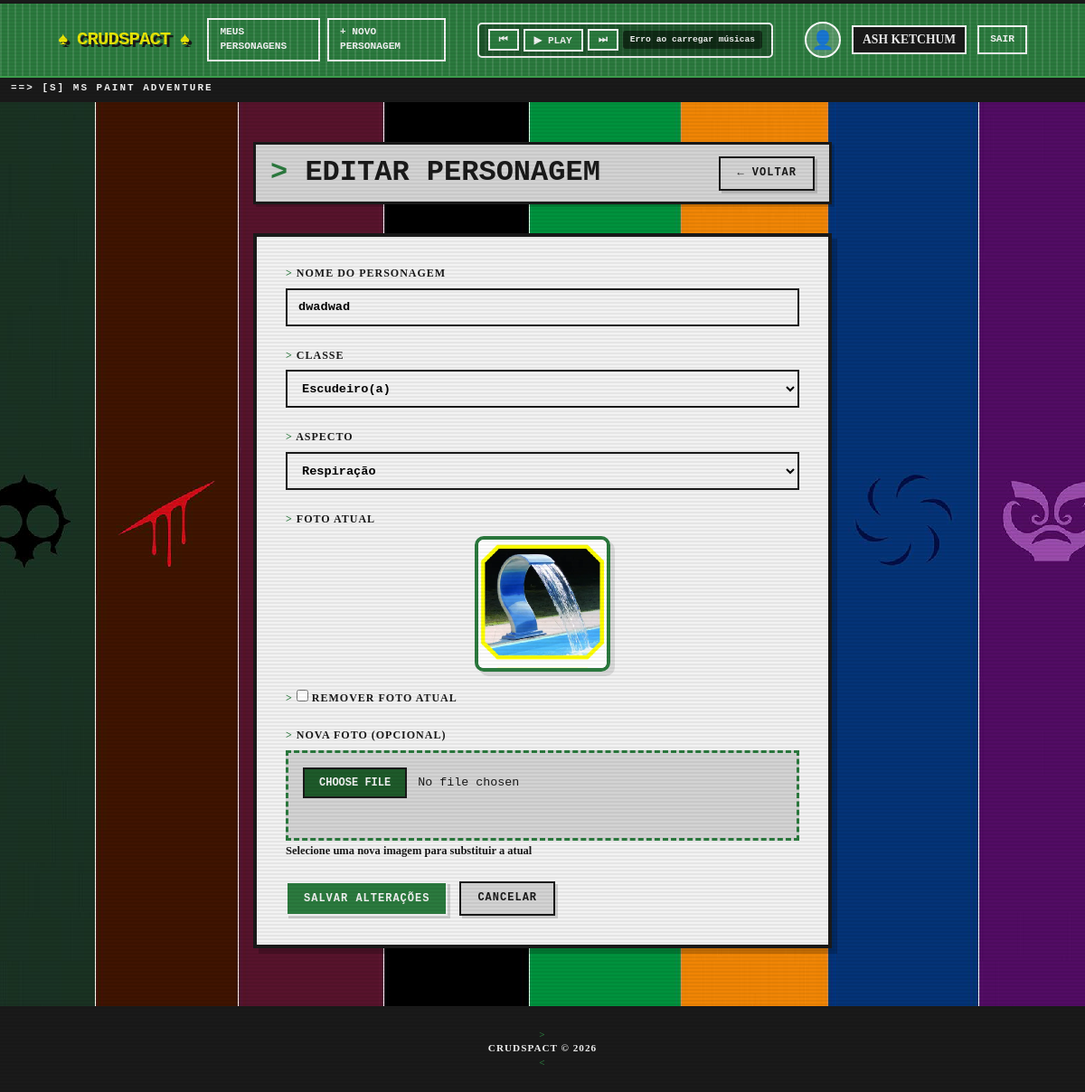
The page /pages/personagem_edit.php?id=33 (signed in) on the database its author committed.
### tables this page shows
CREATE TABLE `personagem` (
  `id` int(11) NOT NULL,
  `nome` varchar(100) NOT NULL,
  `classe` varchar(50) NOT NULL,
  `aspecto` varchar(50) NOT NULL,
  `usuario_id` int(11) NOT NULL,
  `imagem` varchar(500) DEFAULT NULL
);

### config/database.php (called while the page is built, shortened)
<?php
function getConexao(): PDO {
    $dsn = "mysql:host=" . DB_HOST . ";dbname=" . DB_NAME . ";charset=" . DB_CHARSET;
    $opcoes = [
        PDO::ATTR_ERRMODE            => PDO::ERRMODE_EXCEPTION,
        PDO::ATTR_DEFAULT_FETCH_MODE => PDO::FETCH_ASSOC,
        PDO::ATTR_EMULATE_PREPARES   => false,
    ];
    return new PDO($dsn, DB_USER, DB_PASS, $opcoes);
}

### repository/PersonagemRepository.php (called while the page is built, shortened)
<?php
require_once __DIR__ . '/../config/database.php';
require_once __DIR__ . '/../entity/Personagem.php';
class PersonagemRepository {
    private PDO $pdo;
    public function __construct() {
        $this->pdo = getConexao();
    }
    public function buscarPorId(int $id): ?Personagem {
        $stmt = $this->pdo->prepare('SELECT * FROM personagem WHERE id = :id LIMIT 1');
        $stmt->execute([':id' => $id]);
        $dados = $stmt->fetch();
        if ($dados) {
            return new Personagem($dados);
        }
        return null;
    }
}

### entity/Personagem.php (called while the page is built, shortened)
<?php
class Personagem {
    private int    $id;
    private string $nome;
    private string $classe;
    private string $aspecto;
    private ?string $caminhoImagem;
    public function __construct(array $dados) {
        $this->id           = (int) ($dados['id']           ?? 0);
        $this->nome         = $dados['nome']         ?? '';
        $this->classe       = $dados['classe']       ?? '';
        $this->aspecto      = $dados['aspecto']      ?? '';
        $this->caminhoImagem = $dados['caminho_imagem'] ?? $dados['imagem'] ?? null;
    }
    public function getId(): int { return $this->id; }
    public function getNome(): string { return $this->nome; }
    public function getClasse(): string { return $this->classe; }
    public function getAspecto(): string { return $this->aspecto; }
    public function getCaminhoImagem(): ?string { return $this->caminhoImagem; }
}

### pages/personagem_edit.php (the view, shortened to what this page needs)
<?php
require_once __DIR__ . '/../repository/PersonagemRepository.php';
$repo = new PersonagemRepository();
$id = 0;
if (isset($_GET['id'])) {
    $id = (int) $_GET['id'];
}
$personagem = null;
if ($id > 0) {
    $personagem = $repo->buscarPorId($id);
}
$nome = $personagem->getNome();
$classe = $personagem->getClasse();
$aspecto = $personagem->getAspecto();
$classes = ['Cavaleiro(a)', 'Escudeiro(a)', 'Vidente', 'Mago(a)', 'Ladrão(a)',
          'Ladino(a)', 'Servo(a)', 'Sílfide / Silfo', 'Bruxo(a)', 'Herdeiro(a)', 'Príncipe / Princesa',
          'Bardo(a)', 'Lorde', 'Musa'];
$aspectos = ['Respiração', 'Sangue', 'Vida', 'Ruína', 'Luz', 'Vazio', 'Tempo', 'Espaço', 'Mente', 'Coração', 'Odio', 'Esperança'];
require_once __DIR__ . '/../includes/header.php';
?>
<div class="page-header">
  <h2>Editar Personagem</h2>
  <a href="index.php" class="btn btn-ghost">← Voltar</a>
</div>
<div class="form-card">
  <form method="POST" action="personagem_edit.php?id=<?= $personagem->getId() ?>" enctype="multipart/form-data" id="formPersonagem">
    <div class="form-group">
      <label for="nome">Nome do Personagem</label>
      <input type="text" id="nome" name="nome" placeholder="Ex: John Egbert" value="<?= htmlspecialchars($nome) ?>" required />
    </div>
    <div class="form-group">
      <label for="classe">Classe</label>
      <select id="classe" name="classe" required>
        <?php foreach ($classes as $t): ?>
          <option value="<?= $t ?>" <?= ($classe === $t) ? 'selected' : '' ?>><?= $t ?></option>
        <?php endforeach; ?>
      </select>
    </div>
    <div class="form-group">
      <label for="aspecto">Aspecto</label>
      <select id="aspecto" name="aspecto" required>
        <?php foreach ($aspectos as $t): ?>
          <option value="<?= $t ?>" <?= ($aspecto === $t) ? 'selected' : '' ?>><?= $t ?></option>
        <?php endforeach; ?>
      </select>
    </div>
    <div class="form-group">
      <label>Foto atual</label>
      <div class="preview-container">
        <div class="preview-image-wrapper">
          <?php if ($personagem->getCaminhoImagem() && file_exists(__DIR__ . '/../' . $personagem->getCaminhoImagem())): ?>
            <img id="currentImagePreview" src="/Trab_Lp3/<?= $personagem->getCaminhoImagem() ?>" class="foto-preview">
          <?php else: ?>
            <div id="currentImagePreview" class="foto-preview-placeholder">🎭</div>
          <?php endif; ?>
        </div>
      </div>
      <?php if ($personagem->getCaminhoImagem() && file_exists(__DIR__ . '/../' . $personagem->getCaminhoImagem())): ?>
        <div class="form-group">
          <label>
            <input type="checkbox" name="remover_imagem" value="1" id="removerImagemCheckbox"> Remover foto atual
          </label>
        </div>
      <?php endif; ?>
    </div>
    <div class="form-group">
      <label for="imagem">Nova foto (opcional)</label>
      <input type="file" id="imagem" name="imagem" accept="image/jpeg,image/png,image/gif,image/webp" onchange="previewImage(this)">
      <small>Selecione uma nova imagem para substituir a atual</small>
    </div>
    <div class="form-actions">
      <button type="submit" class="btn btn-primary">Salvar alterações</button>
      <a href="index.php" class="btn btn-ghost">Cancelar</a>
    </div>
  </form>
</div>
<?php require_once __DIR__ . '/../includes/footer.php'; ?>

### assets/style.css (style rules this page uses)
*, *::before, *::after { box-sizing: border-box; margin: 0; padding: 0; }
:root { --homestuck-blue: #0715cd; --homestuck-red: #e00707; --homestuck-green: #2b7a3e; --homestuck-green-light: #3c9e4c; --homestuck-green-dark: #1e5a2a; --homestuck-yellow: #e8e507; --homestuck-white: #f2f2f2; --homestuck-black: #1a1a1a; --homestuck-gray: #626262; --homestuck-lightgray: #d3d3d3; --primary: #2b7a3e; --primary-dark: #1e5a2a; --primary-light: #3c9e4c; --breath: #0715cd; --blood: #e00707; --life: #e85e07; --doom: #2b7a3e; --light: #e8e507; --void: #4a4a4a; --time: #626262; --space: #8a2be2; --mind: #ff69b4; --heart: #ff1493; --rage: #8b0000; --hope: #ffd700; --border-thick: 4px solid #1a1a1a; --border-med: 3px solid #1a1a1a; --border-thin: 2px solid #1a1a1a; --shadow-retro: 6px 6px 0 rgba(0, 0, 0, 0.2); --shadow-retro-sm: 3px 3px 0 rgba(0, 0, 0, 0.15); }
html { min-height: 100%; image-rendering: pixelated; image-rendering: crisp-edges; }
body { position: relative; min-height: 100vh; display: flex; flex-direction: column; background: #f2f2f2; background-image: url('../assets/tezh0y7brzn31.jpg'); background-position: center; background-repeat: no-repeat; background-attachment: fixed; background-size: cover; font-family: 'HomestuckFonte'; font-weight: bold; font-size: 15px; line-height: 1.4; color: #1a1a1a; }
body::before { content: ""; position: fixed; top: 0; left: 0; width: 100%; height: 100%; pointer-events: none; background: repeating-linear-gradient(0deg, rgba(0, 0, 0, 0.05) 0px, rgba(0, 0, 0, 0.05) 2px, transparent 2px, transparent 4px); z-index: 9999; }
a { color: #2b7a3e; text-decoration: underline; text-decoration-thickness: 2px; text-underline-offset: 4px; font-weight: bold; transition: all 0.05s linear; }
.page-header { display: flex; align-items: center; justify-content: space-between; gap: 18px; margin-bottom: 32px; padding: 12px 16px; background: #d3d3d3; border: 3px solid #1a1a1a; box-shadow: 3px 3px 0 rgba(0, 0, 0, 0.15); }
.page-header h2 { font-family: 'HomestuckFonte', monospace; font-size: clamp(1.5rem, 3vw, 2rem); line-height: 1.2; font-weight: bold; text-transform: uppercase; color: #1a1a1a; }
.page-header h2::before { content: "> "; color: #2b7a3e; font-weight: bold; }
.btn { display: inline-flex; align-items: center; justify-content: center; gap: 8px; min-height: 38px; padding: 8px 18px; border: 2px solid #1a1a1a; font-family: 'HomestuckFonte', monospace; font-weight: bold; font-size: 0.75rem; text-transform: uppercase; letter-spacing: 1px; cursor: pointer; text-decoration: none; background: #f2f2f2; color: #1a1a1a; box-shadow: 3px 3px 0 rgba(0, 0, 0, 0.15); transform: none; transition: none; }
.btn-primary { background: #2b7a3e; color: #f2f2f2; border-color: #f2f2f2; }
.btn-ghost { background: #d3d3d3; color: #1a1a1a; border-color: #1a1a1a; }
.form-card, .confirm-card, .login-card { background: #f2f2f2; border: 4px solid #1a1a1a; box-shadow: 6px 6px 0 rgba(0, 0, 0, 0.2); }
.form-card { max-width: 640px; padding: 32px; }
.form-group { margin-bottom: 24px; }
.form-group label { display: block; margin-bottom: 8px; font-size: 0.75rem; font-weight: bold; letter-spacing: 1px; text-transform: uppercase; color: #1a1a1a; }
.form-group label::before { content: "> "; color: #2b7a3e; }
.form-group input[type="text"], .form-group input[type="email"], .form-group input[type="password"], .form-group input[type="number"], .form-group select { width: 100%; min-height: 42px; padding: 8px 12px; border: 2px solid #1a1a1a; background: #f2f2f2; font-family: 'HomestuckFonte', monospace; font-weight: bold; font-size: 0.85rem; }
.form-group select { cursor: pointer; }
.form-group input[type="file"] { width: 100%; min-height: 100px; padding: 16px; border: 3px dashed #2b7a3e; background: #d3d3d3; cursor: pointer; font-family: 'HomestuckFonte', monospace; }
.form-actions { display: flex; gap: 13px; flex-wrap: wrap; margin-top: 10px; }
.preview-container { text-align: center; margin-bottom: 20px; }
.preview-image-wrapper { display: flex; justify-content: center; margin-top: 10px; }
.foto-preview { width: 150px; height: 150px; object-fit: cover; border: 4px solid #2b7a3e; border-radius: 10px; box-shadow: 5px 5px 0 rgba(0, 0, 0, 0.1); }

### rows shown on the page
personagem: nome "dwadwad", classe "Escudeiro(a)", aspecto "Respiração", imagem (picture)

### other values the page prints
$nomeUser "ASH KETCHUM"
